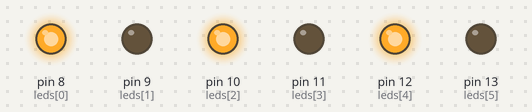
Simulated run of this sketch. Board: Arduino Uno, built with avr-gcc and run on an emulated ATmega328P. Parts: output pins drawn as LEDs (lit = HIGH). Random numbers use the default seed unless the sketch sets one.

Above: at 0.5 s.
At 4.5 s:
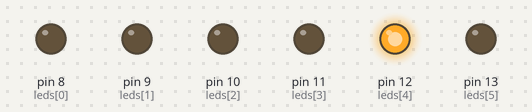
At 10.1 s:
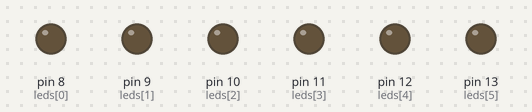
At 13.9 s:
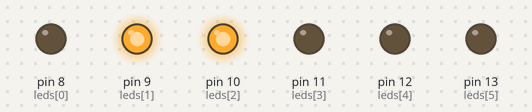
At 15.3 s:
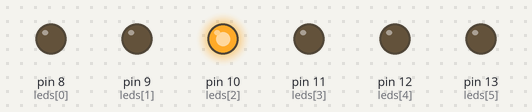
At 20.9 s:
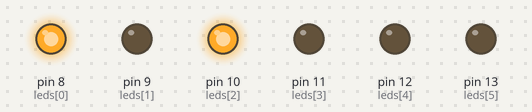
Timing chart, 0 to 40.0 s (numbered marks = the images above):
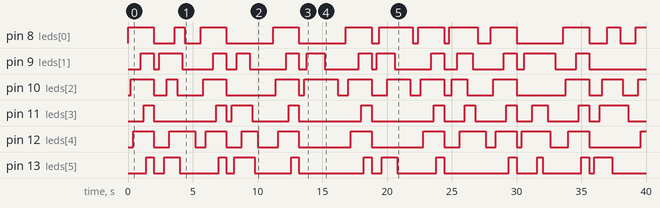

The sketch:

SecuenciaLeds.ino
```cpp
//Edison Picuasi
//DEBER 1
//SISTEMAS MICROPROCESADOS

int i=0;// variable de recorrido del vector
int leds[6]={8,9,10,11,12,13}; // defino el vector para los leds
void setup() {
for(;i<6;i++)//configuracion de modo de los pines correspondiente a los leds
{
pinMode(leds[i],OUTPUT);
}
i=0;//variable de reseteo de conteo

}

void loop() {
/*=================================================*/
//NUMEROS IMPARES

for(;i<6;i=i+2)
{
  digitalWrite(leds[i],HIGH);
  delay(200);
}
i=0;
delay(400);

/*=================================================*/
//NUMEROS PARES

for(i=1;i<6;i=i+2)
{
  digitalWrite(leds[i],HIGH);
  delay(200);
}
i=0;
delay(400);

/*=================================================*/
//Apagamos todos los leds para observar mejor la secuencia
for(;i<6;i++)
{
 digitalWrite(leds[i],LOW);
}
i=0;
delay(400);
/*=================================================*/

//LEDS ALEATORIOS
for(;i<=6;i++)
{
digitalWrite(leds[random(6)],HIGH);
  delay(200);
}
i=0;
for(;i<=6;i++)
{
digitalWrite(leds[random(6)],LOW);
  delay(200);
}
i=0;

/*=================================================*/
//Apagamos todos los leds para observar mejor la secuencia
for(;i<6;i++)
{
 digitalWrite(leds[i],LOW);
}
i=0;
delay(400);
/*=================================================*/
}
```

Measured:
- by itself, pin 8 (leds[0]): LOW → HIGH at 0.00 s, → LOW 2.0 s later, → HIGH 1.6 s later, → LOW 0.80 s later, … (23 changes in this stretch)
- by itself, pin 9 (leds[1]): LOW → HIGH at 1.0 s, → LOW 1.0 s later, → HIGH 0.40 s later, → LOW 1.8 s later, … (26 changes in this stretch)
- by itself, pin 10 (leds[2]): LOW → HIGH at 0.20 s, → LOW 1.8 s later, → HIGH 1.0 s later, → LOW 0.80 s later, … (25 changes in this stretch)
- by itself, pin 11 (leds[3]): LOW → HIGH at 1.2 s, → LOW 0.80 s later, → HIGH 4.8 s later, → LOW 0.80 s later, … (22 changes in this stretch)
- by itself, pin 12 (leds[4]): LOW → HIGH at 0.40 s, → LOW 1.6 s later, → HIGH 1.2 s later, → LOW 2.0 s later, … (23 changes in this stretch)
- by itself, pin 13 (leds[5]): LOW → HIGH at 1.4 s, → LOW 0.60 s later, → HIGH 0.80 s later, → LOW 1.2 s later, … (24 changes in this stretch)
